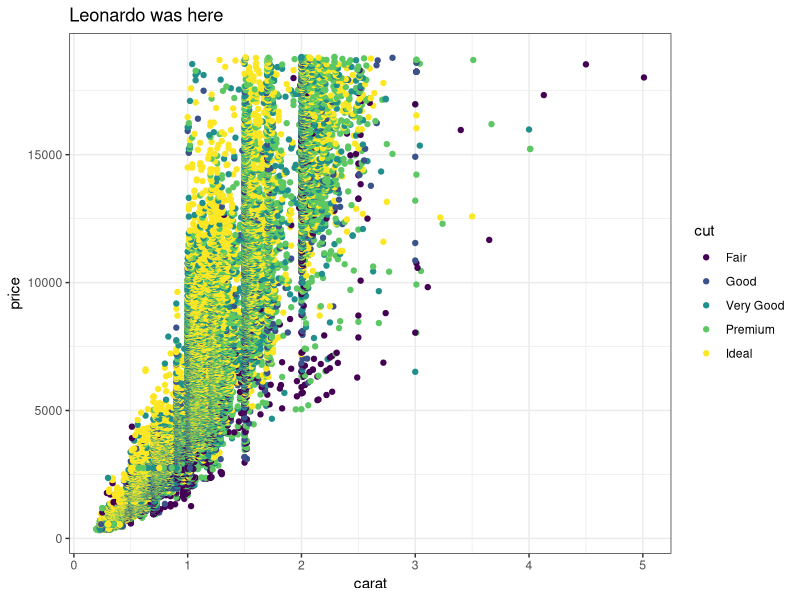
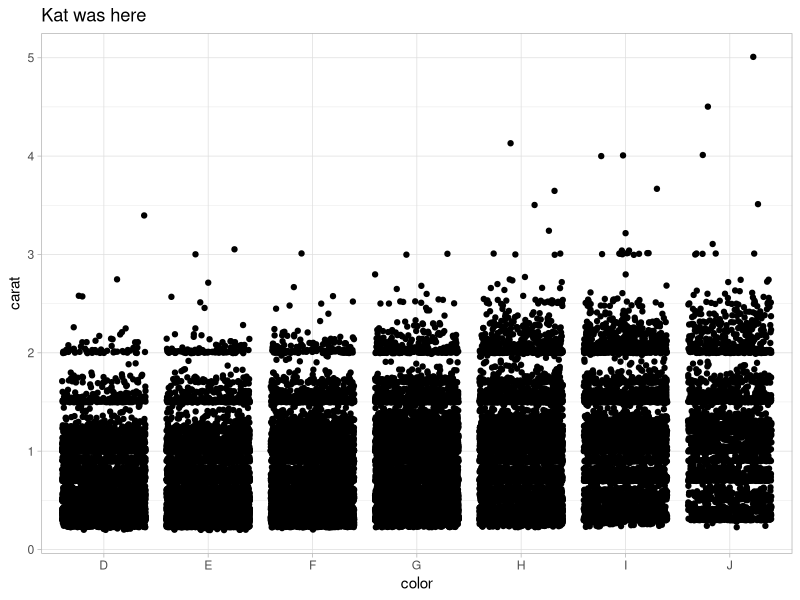
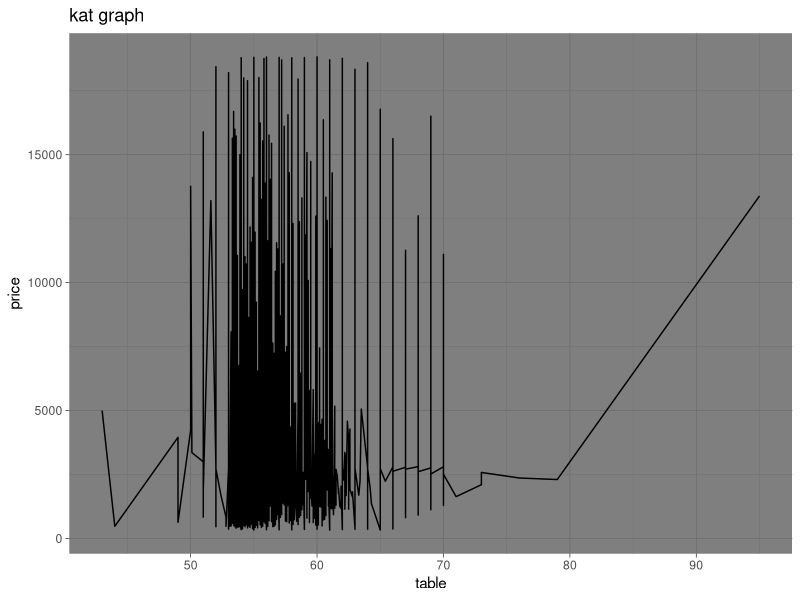
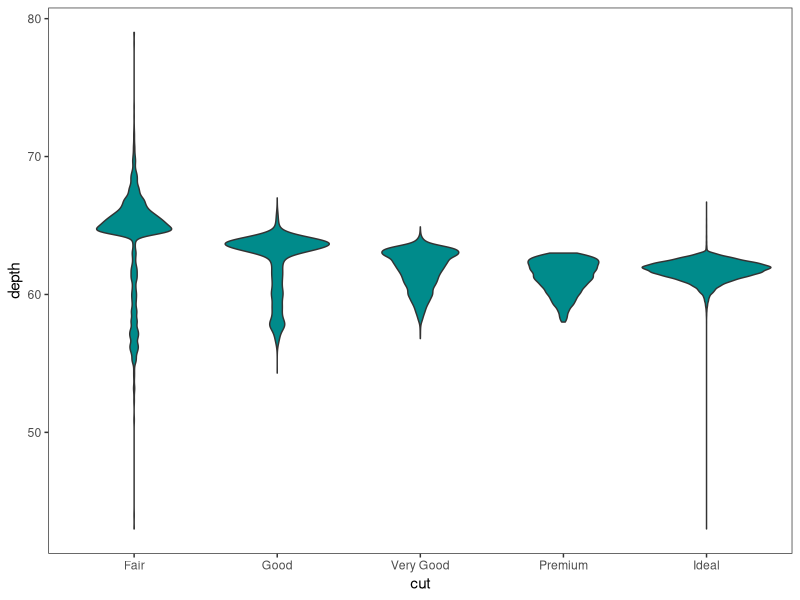

Source code (R) for these figures, in order:
## ---- chunk 1
knitr::opts_chunk$set(echo = TRUE)
library(tidyverse)
## ---- chunk 2
# Partner 1: 
# Run the code below to see the original graph
# Change the code below to make the point color change based on 'cut', and update the theme to theme_bw(). Update the title to include your first name. 

ggplot(data = diamonds, aes(x = carat, y = price)) +
  geom_point(aes(color = cut)) +
  theme_bw() +
  labs(title = "Leonardo was here")
## ---- chunk 3
# Partner 2: 
# Run the code below to see the original graph
# Change the code below to make the geom a geom_jitter, and update the theme to theme_light. Update the title to include your first name. 

ggplot(data = diamonds, aes(x = color, y = carat)) +
  geom_jitter() +
  theme_light() +
  labs(title = "Kat was here")
  
## ---- chunk 4
ggplot(data = diamonds, aes(x = table, y = price)) +
  geom_line() +
  theme_dark() +
  labs(title = "kat graph")
## ---- chunk 5
diamonds_carat <- diamonds %>% 
  select(carat, cut, depth, color)
ggplot(diamonds_carat, aes(x = cut, y = depth)) +
  geom_violin(fill = "cyan4") +
  theme_bw() +
  theme(panel.grid = element_blank())
